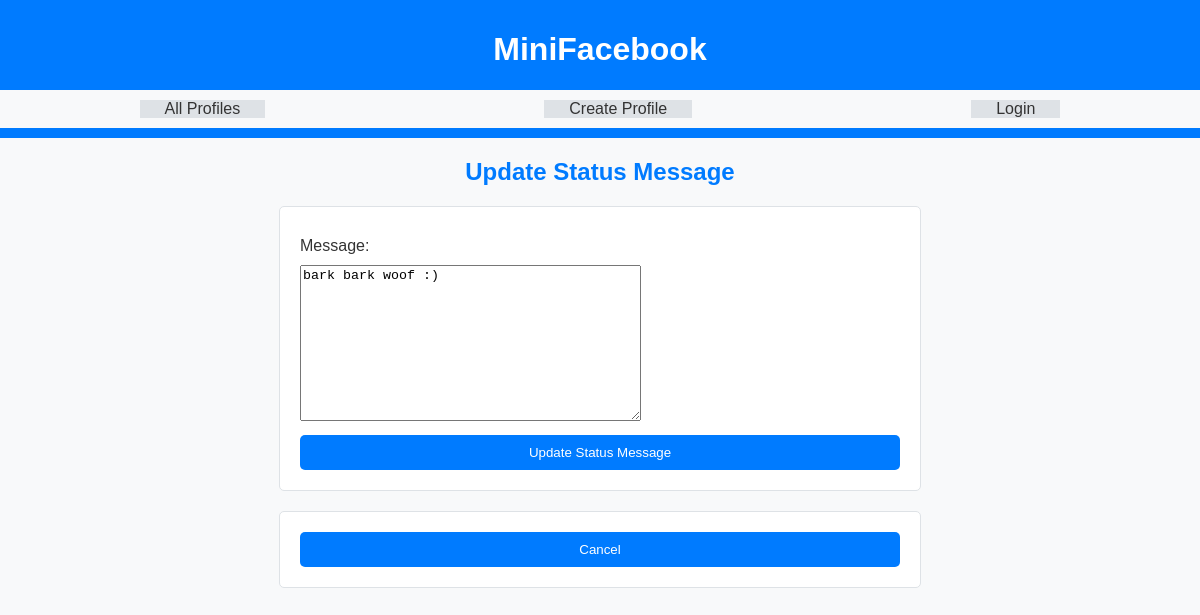
The app's page /mini_fb/status/3/update/, older data.
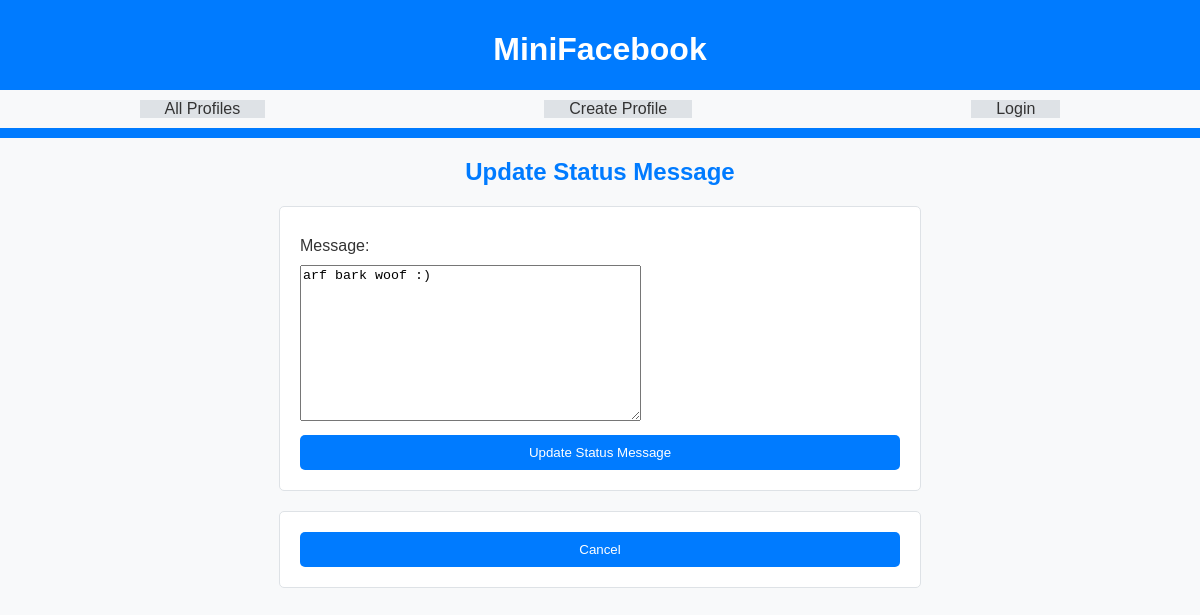
The same page, newer data.
### mini_fb/models.py (models this page shows, shortened)
class StatusMessage(models.Model):
    timestamp = models.DateTimeField(auto_now_add=True)
    message = models.TextField()
    profile = models.ForeignKey(Profile, on_delete=models.CASCADE)

### mini_fb/views.py (the view, shortened to what this page needs)
# urls.py: path('status/<int:pk>/update/', UpdateStatusMessageView.as_view(), name='update_status'),
class UpdateStatusMessageView(UpdateView):
    model = StatusMessage
    form_class = CreateStatusMessageForm
    template_name = 'mini_fb/update_status_form.html'
    def get_context_data(self, **kwargs: Any) -> dict:
        context = super().get_context_data(**kwargs)
        context['status_message'] = self.object
        return context

### mini_fb/forms.py
class CreateStatusMessageForm(forms.ModelForm):
    class Meta:
        model = StatusMessage
        fields = ['message']

### mini_fb/templates/mini_fb/update_status_form.html (shortened to what this page needs)
{% extends "mini_fb/base.html" %}
{% block content %}
<h2>Update Status Message</h2>
<form method="post">
    {{ form.as_p }}
    <button type="submit">Update Status Message</button>
</form>
<form method="get" action="{% url 'show_profile' status_message.profile.pk %}">
    <button type="submit">Cancel</button>
</form>
{% endblock %}

### mini_fb/templates/mini_fb/base.html (shortened to what this page needs)
<!DOCTYPE html>
<html>
<head>
    {% load static %}
    <link rel="stylesheet" href="{% static 'css/styles.css' %}">
</head>
<body>
    <header>
        <h1>MiniFacebook</h1>
        <nav>
            <a href="{% url 'show_all' %}">All Profiles</a>
            <a href="{% url 'create_profile' %}">Create Profile</a>
            {% if user.is_authenticated %}
                <a href="{% url 'update_profile' %}">My Profile</a>
                <a href="#" onclick="document.getElementById('logout-form').submit();">Logout</a>
                <form id="logout-form" method="post" action="{% url 'logout' %}" style="display:none;">
                    {% csrf_token %}
                </form>
            {% else %}
                <a href="{% url 'login' %}">Login</a>
            {% endif %}
        </nav>
    </header>
    <main>
        {% block content %}
        {% endblock %}
    </main>
</body>
</html>

### static/css/styles.css (style rules this page uses)
body { font-family: Arial, sans-serif; background-color: #f8f9fa; margin: 0; padding: 0; color: #333; }
h2 { color: #007bff; text-align: center; margin-top: 20px; }
p { font-size: 16px; margin: 10px 0; }
form { max-width: 600px; margin: 20px auto; padding: 20px; background-color: #fff; border: 1px solid #dee2e6; border-radius: 5px; }
label { display: block; margin: 10px 0; }
button { display: block; width: 100%; padding: 10px; background-color: #007bff; color: #fff; border: none; border-radius: 5px; cursor: pointer; }
header { background-color: #007bff; color: #fff; padding: 10px 0; text-align: center; }
nav { background-color: #f8f9fa; padding: 10px 0; display: flex; }
nav a { color: #333; padding: 0 25px; margin: auto; text-decoration: none; background-color: #DEE2E6; }
a { color: #333; text-decoration: none; background-color: #DEE2E6; }

Row changes from the older to the newer data that the page shows:
changed StatusMessage: message "bark bark woof :)" → "arf bark woof :)"
